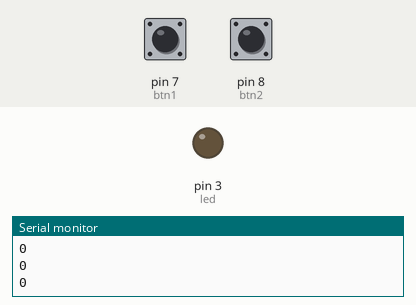
Simulated run of this sketch. Board: Arduino Uno, built with avr-gcc and run on an emulated ATmega328P. On the bench: output pins drawn as LEDs (lit = HIGH), the last lines printed to the serial monitor. The test bench sets the inputs (shaded band); at power-on: pin 7 (btn1) LOW, pin 8 (btn2) LOW.

Above: at 1.2 s.
1.3 s: pin 7 (btn1) pulled HIGH for 1 s
At 1.48 s:
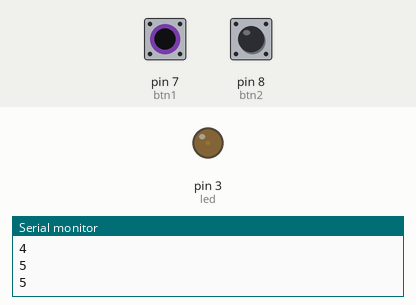
3.8 s: pin 7 (btn1) pulled HIGH for 3.2 s
At 8.2 s:
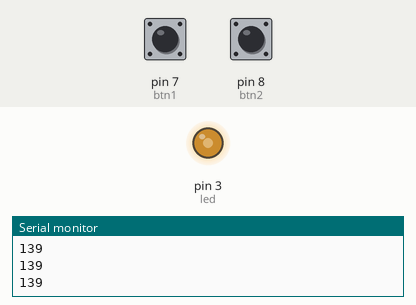
8.5 s: pin 7 (btn1) pulled HIGH for 3.2 s
At 12.9 s:
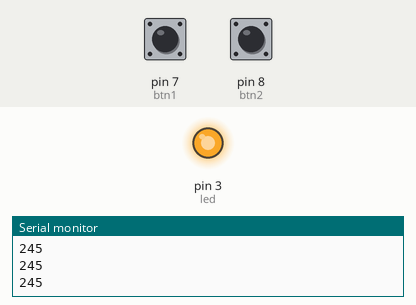
13.2 s: pin 8 (btn2) pulled HIGH for 0.15 s
At 14.4 s:
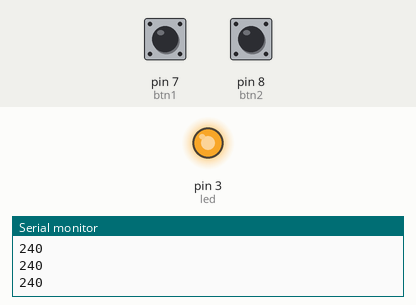
14.8 s: pin 8 (btn2) pulled HIGH for 1 s
At 14.97 s:
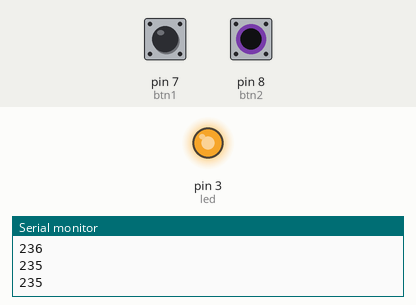
Timing chart, 0 to 17.8 s (numbered marks = the images above; inputs shaded):
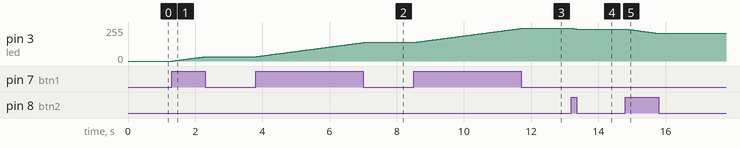

Measured:
- after the input at 1.3 s, pin 3 (led): moves from 0/255 to 33/255 over 0.97 s, starting at once
- after the input at 3.8 s, pin 3 (led): moves from 33/255 to 139/255 over 3.2 s, starting at once
- after the input at 8.5 s, pin 3 (led): moves from 139/255 to 245/255 over 3.2 s, starting at once
- after the input at 13.2 s, pin 3 (led): 245/255 → 240/255 at once
- after the input at 14.8 s, pin 3 (led): moves from 240/255 to 207/255 over 0.97 s, starting at once

The sketch:

pwm_avec_bt.ino
```cpp
#define led 3
#define btn1 7
#define btn2 8
int v=0;

void setup() {

Serial.begin(9600);
pinMode(led,OUTPUT);
pinMode(btn1,INPUT);
pinMode(btn2,INPUT);

}

void loop() {

boolean valeur1= digitalRead(btn1);
boolean valeur2= digitalRead(btn2);

while(valeur1){
v++;
delay(15);
Serial.println(v);
break;
}
while(valeur2){
v--;
delay(15);
Serial.println(v);
break;
}

if(v>= 255) v=255;
if(v<0) v=0;
Serial.println(v);
analogWrite(led,v);
delay(15);

}
```
